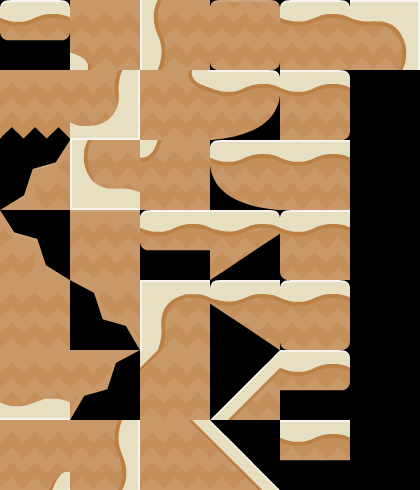

A 2D game scene composited from a Tiled map and its tileset images. What follows is a short description and the map's XML, with each tile layer's data collapsed to a summary:
An orthogonal 6x7 tile map with 70x70 px tiles, 1 tile layer (Tile Layer 1).

<map version="1.0" tiledversion="2018.06.27" orientation="orthogonal" renderorder="right-down" width="6" height="7" tilewidth="70" tileheight="70" infinite="0" nextlayerid="4" nextobjectid="1">
 <tileset firstgid="1" source="sand.tsx" />
 <layer id="3" name="Tile Layer 1" width="6" height="7">
  <data>[42 cells, 36 non-empty, 36 distinct tile ids]</data>
 </layer>
</map>